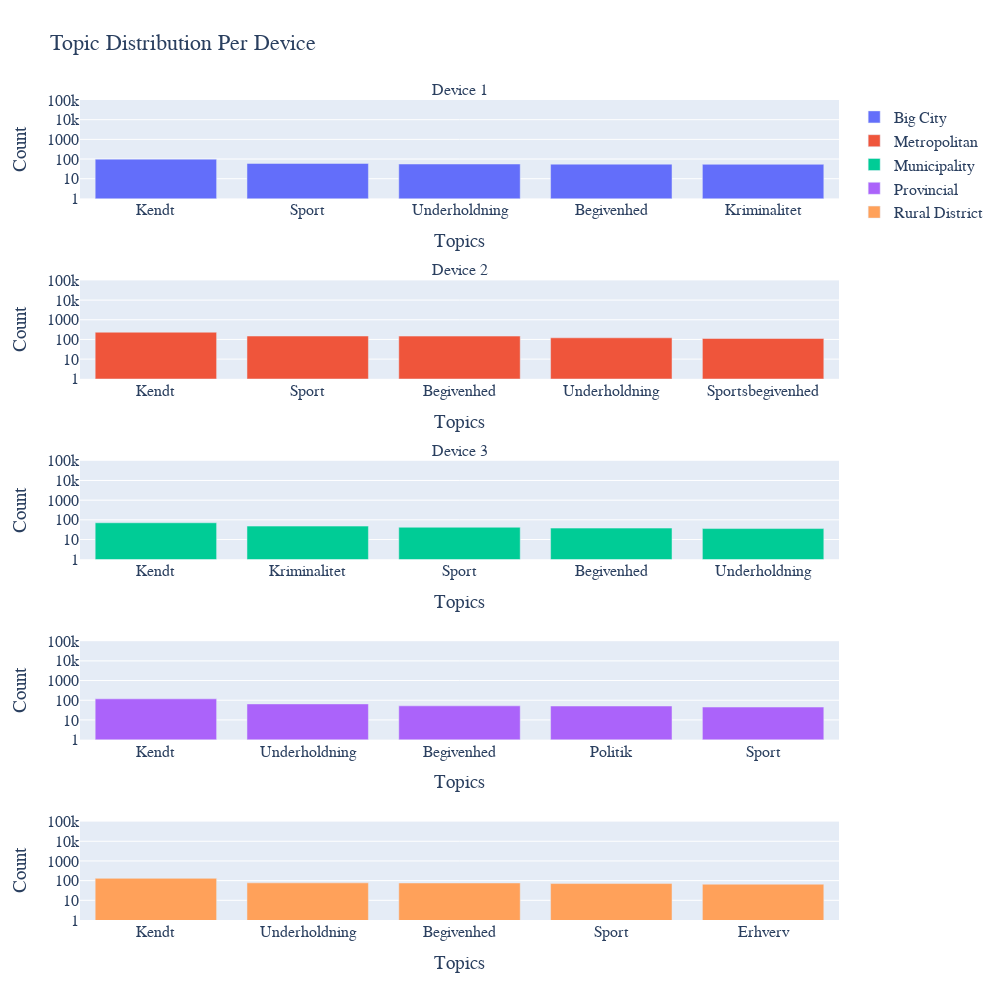

Source (notebook cell):
### Markdown cell above
### Topics

### Code cell
# Get all the unique topics
topic_list = unique_subset_topics(df)
unique_topics = sorted(topic_list)

topic_feature_bar_distribution(
    df_ = df, feature_ = 'postcode', yrange = [0, 5],
    topic_list_ = unique_topics , xaxis_title = 'Topics',
    yaxis_title = 'Count', title_ = 'Topic Distribution Per Device'
    )

### Figure 1 — Plotly figure (JSON) as saved in the notebook; plotly's stock layout.template omitted (floating-point values rounded to 4 significant figures)
{"data": [{"name": "Big City", "type": "bar", "x": ["Kendt", "Sport", "Underholdning", "Begivenhed", "Kriminalitet"], "xaxis": "x", "y": [99, 60, 56, 55, 54], "yaxis": "y"}, {"name": "Metropolitan", "type": "bar", "x": ["Kendt", "Sport", "Begivenhed", "Underholdning", "Sportsbegivenhed"], "xaxis": "x2", "y": [233, 149, 148, 121, 112], "yaxis": "y2"}, {"name": "Municipality", "type": "bar", "x": ["Kendt", "Kriminalitet", "Sport", "Begivenhed", "Underholdning"], "xaxis": "x3", "y": [71, 48, 42, 38, 36], "yaxis": "y3"}, {"name": "Provincial", "type": "bar", "x": ["Kendt", "Underholdning", "Begivenhed", "Politik", "Sport"], "xaxis": "x4", "y": [118, 65, 52, 51, 45], "yaxis": "y4"}, {"name": "Rural District", "type": "bar", "x": ["Kendt", "Underholdning", "Begivenhed", "Sport", "Erhverv"], "xaxis": "x5", "y": [131, 77, 76, 71, 66], "yaxis": "y5"}], "layout": {"annotations": [{"font": {"size": 16}, "showarrow": false, "text": "Device 1", "x": 0.5, "xanchor": "center", "xref": "paper", "y": 1, "yanchor": "bottom", "yref": "paper"}, {"font": {"size": 16}, "showarrow": false, "text": "Device 2", "x": 0.5, "xanchor": "center", "xref": "paper", "y": 0.78, "yanchor": "bottom", "yref": "paper"}, {"font": {"size": 16}, "showarrow": false, "text": "Device 3", "x": 0.5, "xanchor": "center", "xref": "paper", "y": 0.56, "yanchor": "bottom", "yref": "paper"}], "font": {"family": "Courier New, monospace", "size": 16}, "height": 1000, "title": {"text": "Topic Distribution Per Device"}, "uniformtext": {"minsize": 8, "mode": "hide"}, "width": 1000, "xaxis": {"anchor": "y", "domain": [0, 1], "title": {"text": "Topics"}}, "xaxis2": {"anchor": "y2", "domain": [0, 1], "title": {"text": "Topics"}}, "xaxis3": {"anchor": "y3", "domain": [0, 1], "title": {"text": "Topics"}}, "xaxis4": {"anchor": "y4", "domain": [0, 1], "title": {"text": "Topics"}}, "xaxis5": {"anchor": "y5", "domain": [0, 1], "title": {"text": "Topics"}}, "yaxis": {"anchor": "x", "domain": [0.88, 1], "range": [0, 5], "title": {"text": "Count"}, "type": "log"}, "yaxis2": {"anchor": "x2", "domain": [0.66, 0.78], "range": [0, 5], "title": {"text": "Count"}, "type": "log"}, "yaxis3": {"anchor": "x3", "domain": [0.44, 0.56], "range": [0, 5], "title": {"text": "Count"}, "type": "log"}, "yaxis4": {"anchor": "x4", "domain": [0.22, 0.34], "range": [0, 5], "title": {"text": "Count"}, "type": "log"}, "yaxis5": {"anchor": "x5", "domain": [0, 0.12], "range": [0, 5], "title": {"text": "Count"}, "type": "log"}}}
